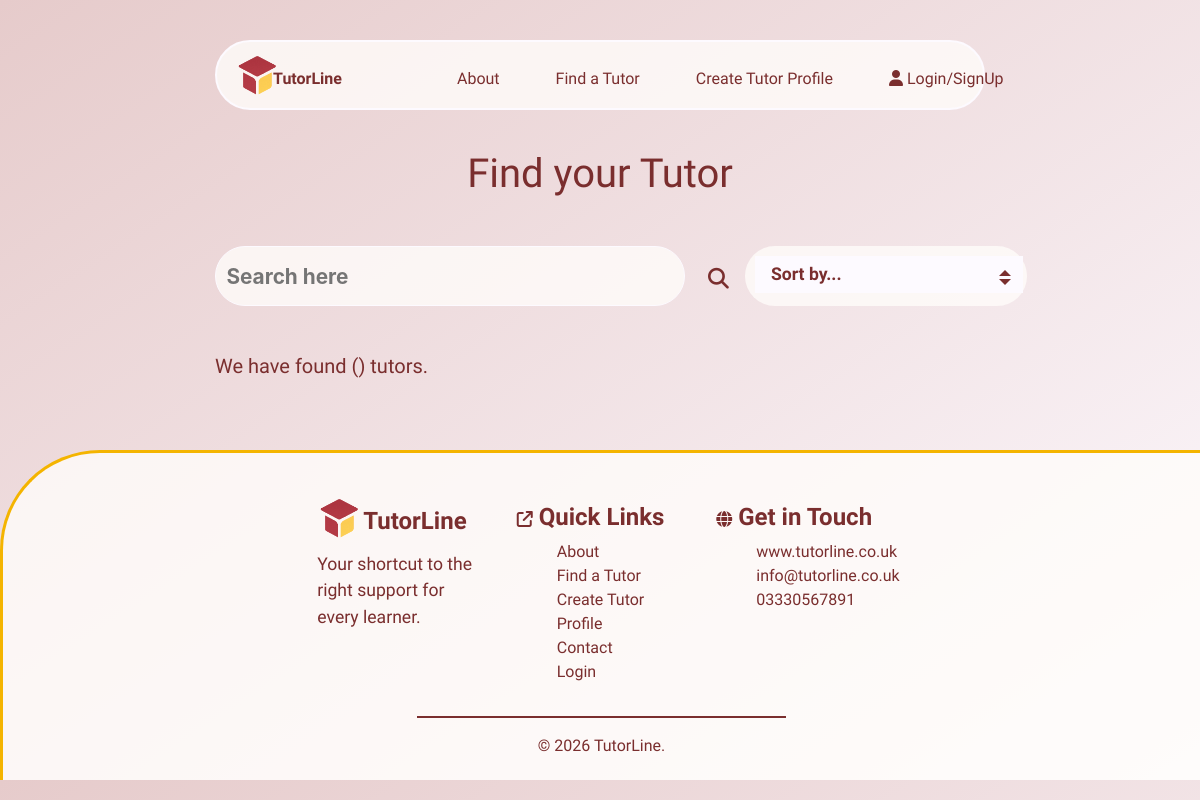
Page /tutors/ on the earlier database version.
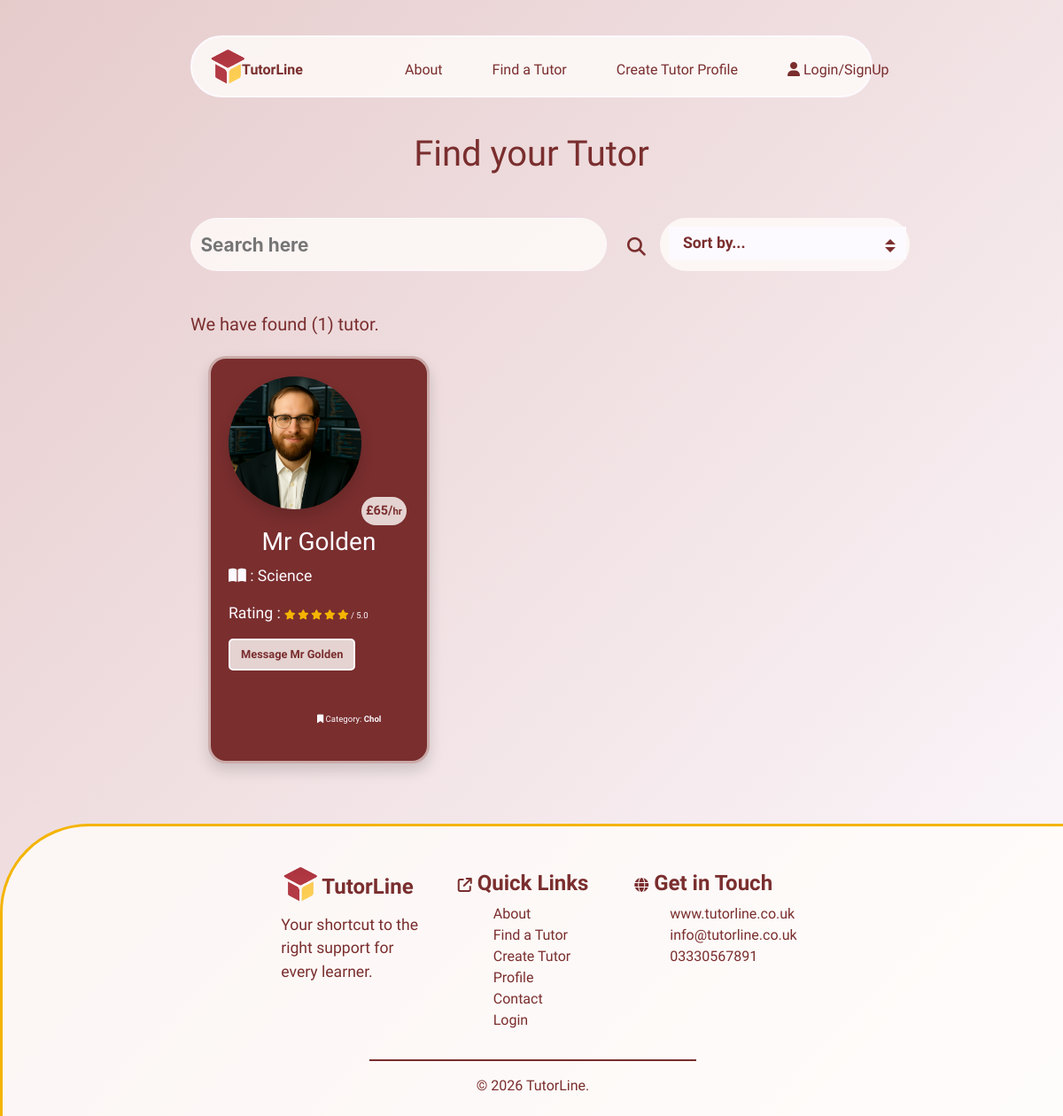
Same page on the later database version.
### tutors/models.py (models this page shows, shortened)
class Tutors(models.Model):
    class Meta:
        verbose_name_plural = "Tutors"
    user = models.ForeignKey(User, on_delete=models.CASCADE, null=True, blank=True)
    name = models.CharField(max_length=254)
    location = models.ForeignKey('Location', null=True, blank=True,
                                 on_delete=models.SET_NULL)
    category = models.ForeignKey('Category', null=True, blank=True,
                                 on_delete=models.SET_NULL)
    date_added = models.DateField(auto_now=True)
    subject = models.CharField(max_length=254)
    price = models.IntegerField()
    active = models.BooleanField(default=True)
    description = models.TextField()
    email = models.EmailField()
    phone = models.CharField(max_length=14)
    rating = models.FloatField(default=0)
    image = models.ImageField(blank=True, null=True)
    is_male = models.BooleanField()
    color_1 = models.IntegerField(default=rand)
    color_2 = models.IntegerField(default=rand)
    color_3 = models.IntegerField(default=rand)

class Category(models.Model):
    class Meta:
        verbose_name_plural = "Categories"
    name = models.CharField(max_length=254)
    def __str__(self):
        return self.name

### tutors/views.py (the view)
# urls.py: path('tutors/', include('tutors.urls')),
def tutors(request):
    tutors = Tutors.objects.all()
    active_tutors = Tutors.objects.filter(active=True)
    """
    variables to show current date in day month and year
    """
    today = date.today()
    """
    loop over tutors to get date joined and compare to current date
    to check if account is still active
    """
    for tut in tutors:
        joined = tut.date_added
        expiry_date = today - timedelta(days=30)
        print(joined)
        print(f"if you joined on or before {expiry_date} you are no longer valid")
        """
        if statement to check if account is still active
        if account is no longer active, set active to false and save
        """
        if joined < expiry_date:
            tut.active = False
            tut.save()
            print("Your acount has expired, please renew here")
        else:
            tut.active = True
            print("Your account is still active")
    if active_tutors.exists():
        tutors = active_tutors
    else:
        tutors = None
    query = None
    sort = request.GET.get('sort')
    if request.GET:
        if 'q' in request.GET:
            query = request.GET['q']
            queries = Q(name__icontains=query) | Q(subject__icontains=query) | Q(category__name__icontains=query) | Q(location__name__icontains=query)
            tutors = tutors.filter(queries)
    if sort == "price_low":
        tutors = tutors.order_by('price')
    elif sort == "price_high":
        tutors = tutors.order_by('-price')
    elif sort == "most_recent":
        tutors = tutors.order_by('-date_added')
    elif sort == "highest_rating":
        tutors = tutors.filter(rating__gt=0).order_by('-rating')
    context = {
                'tutors': tutors,
                'search': query,
                }
    return render(request, 'tutors/tutors.html', context)

### messaging/contexts.py (called while the page is built)
def messaging(request):
    message = Message.objects.all()
    current_user = request.user.username
    my_messages = Message.objects.filter(send_to=current_user)
    unread_messages = my_messages.filter(read=False)
    message_count = len(my_messages)
    unread_count = len(unread_messages)
    context = {
        'message': message,
        'message_count': message_count,
        'unread_count': unread_count,
    }
    return context

### tutors/templates/tutors/tutors.html (shortened to what the changed rows need)
{% extends "base.html" %}
{% load static %}
{% block extracss%}
<link rel="stylesheet" href="{% static 'css/tutors.css' %}">
{% endblock %}
{% block content %}
    <h1>Find your Tutor</h1>
    <section class="mt-5">
        <div class="container-fluid">
            <div class="row search-results">
                <div class="col-11 col-md-4">
                    <h5>We have found ({{ tutors.count }}) tutor{% if tutors.count == 1 %}{% else %}s{% endif %}{% if search %}, for <strong>"{{ search }}"</strong>.{% else %}.
                        {% endif %}
                    </h5>
                </div>
            </div>
            <div class="row mt-3">
                <div class="col-10 col-md-8">
                    <div class="row">
                        {% for tutor in tutors %}
                        <div class="col-12 col-md-6 col-lg-4">
                            <a href="{% url 'tutor_details' tutor.id %}">
                                <div class="tutor-card shadow">
                                    {% if tutor.is_male == True %}
                                    {% if tutor.image %}
                                    <img src="{{ tutor.image.url }}" class="image shadow" alt="{{ tutor.name }}">
                                    {% else %}
                                    <img src="/media/placeholder_male2.png" class="image shadow" alt="{{ tutor.name }}">
                                    {% endif %}
                                    {% else %}
                                    <img src="/media/placeholder_female.png" class="image shadow" alt="{{ tutor.name }}">
                                    {% endif %}
                                    <p class="price-stamp">£{{ tutor.price }}/<span class="per-hr">hr</span></p>
                                    <div class="details">
                                        <h3>{{ tutor.name }}</h3>
                                        <p><i class="fa-solid fa-book-open"></i> : {{ tutor.subject }}</p>
                                        <p>
                                            Rating : {% if tutor.rating == 0 %}
                                            <span class="no-rating">There are no ratings yet!</span>
                                            {% else %}
                                            {% if tutor.rating == 5 %}
                                            <i class="fa-solid fa-star r-stars"></i>
                                            <i class="fa-solid fa-star r-stars"></i>
                                            <i class="fa-solid fa-star r-stars"></i>
                                            <i class="fa-solid fa-star r-stars"></i>
                                            <i class="fa-solid fa-star r-stars"></i>
                                            {% elif tutor.rating > 4 %}
                                            <i class="fa-solid fa-star r-stars"></i>
                                            <i class="fa-solid fa-star r-stars"></i>
                                            <i class="fa-solid fa-star r-stars"></i>
                                            <i class="fa-solid fa-star r-stars"></i>
                                            <i class="fa-solid fa-star-half-stroke r-stars"></i>
                                            {% elif tutor.rating == 4 %}
                                            <i class="fa-solid fa-star r-stars"></i>
                                            <i class="fa-solid fa-star r-stars"></i>
                                            <i class="fa-solid fa-star r-stars"></i>
                                            <i class="fa-solid fa-star r-stars"></i>
                                            <i class="fa-regular fa-star r-stars"></i>
                                            {% elif tutor.rating > 3 %}
                                            <i class="fa-solid fa-star r-stars"></i>
                                            <i class="fa-solid fa-star r-stars"></i>
                                            <i class="fa-solid fa-star r-stars"></i>
                                            <i class="fa-solid fa-star-half-stroke r-stars"></i>
                                            <i class="fa-regular fa-star r-stars"></i>
                                            {% elif tutor.rating == 3 %}
                                            <i class="fa-solid fa-star r-stars"></i>
                                            <i class="fa-solid fa-star r-stars"></i>
                                            <i class="fa-solid fa-star r-stars"></i>
                                            <i class="fa-regular fa-star r-stars"></i>
                                            <i class="fa-regular fa-star r-stars"></i>
                                            {% elif tutor.rating > 2 %}
                                            <i class="fa-solid fa-star r-stars"></i>
                                            <i class="fa-solid fa-star r-stars"></i>
                                            <i class="fa-solid fa-star-half-stroke r-stars"></i>
                                            <i class="fa-regular fa-star r-stars"></i>
                                            <i class="fa-regular fa-star r-stars"></i>
                                            {% elif tutor.rating == 2 %}
                                            <i class="fa-solid fa-star r-stars"></i>
                                            <i class="fa-solid fa-star r-stars"></i>
                                            <i class="fa-regular fa-star r-stars"></i>
                                            <i class="fa-regular fa-star r-stars"></i>
                                            <i class="fa-regular fa-star r-stars"></i>
                                            {% elif tutor.rating > 1 %}
                                            <i class="fa-solid fa-star r-stars"></i>
                                            <i class="fa-solid fa-star-half-stroke r-stars"></i>
                                            <i class="fa-regular fa-star r-stars"></i>
                                            <i class="fa-regular fa-star r-stars"></i>
                                            <i class="fa-regular fa-star r-stars"></i>
                                            {% else %}
                                            <i class="fa-solid fa-star r-stars"></i>
                                            <i class="fa-regular fa-star r-stars"></i>
                                            <i class="fa-regular fa-star r-stars"></i>
                                            <i class="fa-regular fa-star r-stars"></i>
                                            <i class="fa-regular fa-star r-stars"></i>
                                            {% endif %}
                                            <span class="rating-num"> / {{ tutor.rating|floatformat:1 }}</span>
                                            {% endif %}
                                        </p>
                                         <button class="btn btn-message">
                                            <a href="{% url 'compose_message' tutor.id %}">Message {{ tutor.name }}</a>
                                         </button>
                                        <p class="category-tag mt-5"><i class="fa-solid fa-bookmark"></i> Category: <strong>{{ tutor.category }}</strong></p>
                                    </div>
                                </div>
                            </a>
                        </div>
                        {% endfor %}
                    </div>
                </div>
            </div>
        </div>
    </section>
{% endblock %}

Differences in the rows shown:
now on this page (row edited): Tutors: image (picture), price "65", name "Mr Golden", subject "Science", rating "5.0", category "Chol"
Other differences:
{{ tutors.count }}: (not shown) → "1"
text no longer shown: "s"
